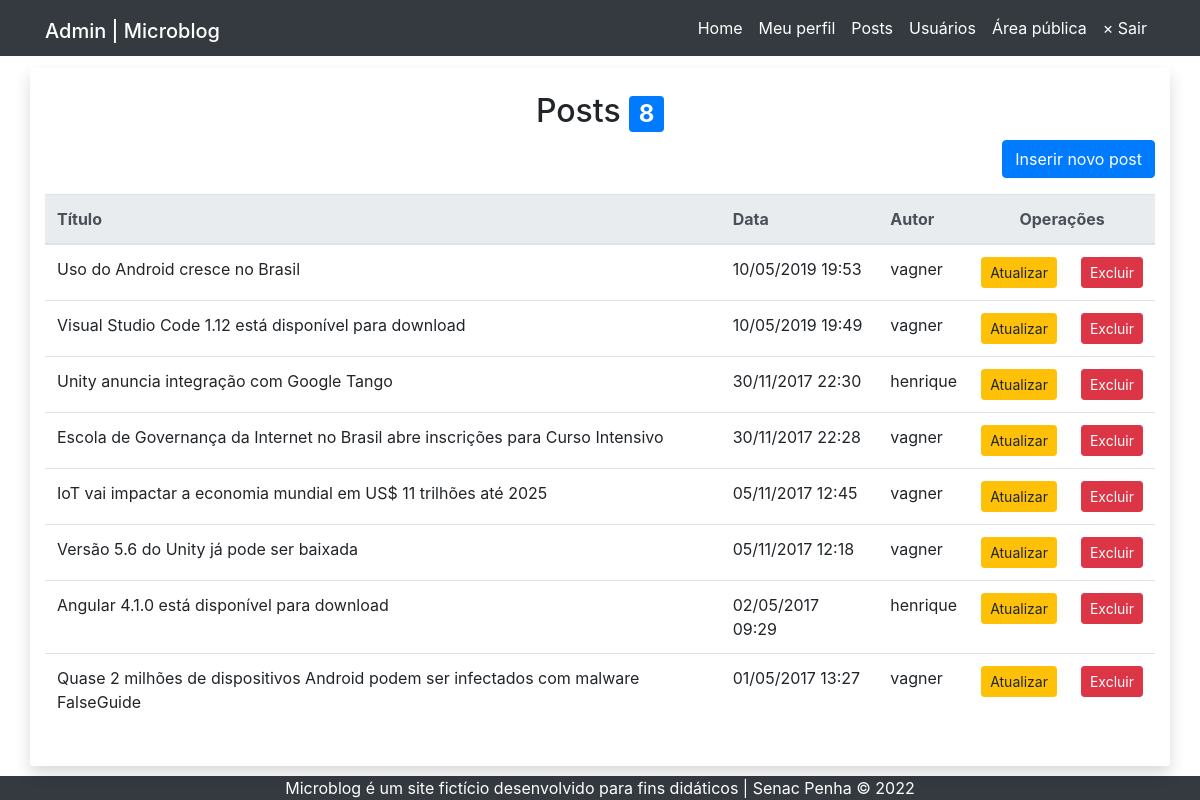
Screenshot of /admin/posts.php (signed in) with the database file from the repository.
### tables this page shows
CREATE TABLE `posts` (
  `id` smallint(6) NOT NULL,
  `data` datetime NOT NULL DEFAULT current_timestamp(),
  `titulo` varchar(100) NOT NULL,
  `texto` text NOT NULL,
  `resumo` text NOT NULL,
  `imagem` varchar(40) NOT NULL,
  `usuario_id` smallint(6) NOT NULL
);

CREATE TABLE `usuarios` (
  `id` smallint(6) NOT NULL,
  `nome` varchar(45) NOT NULL,
  `email` varchar(40) NOT NULL,
  `senha` varchar(255) NOT NULL,
  `tipo` enum('admin','editor') NOT NULL
);

### inc/funcoes-posts.php (called while the page is built, shortened)
<?php
function lerPosts(mysqli $conexao, int $idUsuarioLogado, string $tipoUsuarioLogado):array {
    if($tipoUsuarioLogado == 'admin') {
        $sql = "SELECT posts.id, posts.titulo, posts.data, usuarios.nome AS autor FROM posts INNER JOIN usuarios ON posts.usuario_id = usuarios.id ORDER BY data DESC";
    } else {
        $sql = "SELECT id, titulo, data FROM posts WHERE usuario_id = $idUsuarioLogado ORDER BY data DESC";
    }
    $resultado = mysqli_query($conexao,$sql) or die(mysqli_error($conexao));
    $posts = [];
    while($post = mysqli_fetch_assoc($resultado)){
        array_push($posts, $post);
    }
    return $posts;
}
function formataData(string $data):string {
    return date("d/m/Y H:i", strtotime($data));
}

### admin/posts.php (the view)
<?php
require "../inc/funcoes-posts.php";
require "../inc/cabecalho-admin.php";
$idUsuarioLogado = $_SESSION['id'];
$tipoUsuarioLogado = $_SESSION['tipo'];
$posts = lerPosts($conexao, $idUsuarioLogado, $tipoUsuarioLogado);
$quantidade = count($posts);
?>
<div class="row">
  <article class="col-12 bg-white rounded shadow my-1 py-4">
    <h2 class="text-center">Posts <span class="badge badge-primary"> <?=$quantidade?> </span></h2>
    <p class="lead text-right">
      <a class="btn btn-primary" href="post-insere.php">Inserir novo post</a>
    </p>
    <div class="table-responsive">
      <table class="table table-hover">
        <thead class="thead-light">
          <tr>
            <th>Título</th>
            <th>Data</th>
              <?php if($tipoUsuarioLogado == 'admin') { ?>
              <th>Autor</th>
              <?php } ?>
            <th colspan="2" class="text-center">Operações</th>
          </tr>
        </thead>
        <tbody>
<?php foreach ( $posts as $post ) { ?>
          <tr>
            <td> <?=$post['titulo']?> </td>
            <td> <?=formataData($post['data'])?> </td>
                <?php if($tipoUsuarioLogado == 'admin') { ?>
                <td> <?=$post['autor']?> </td>
                <?php } ?>
            <td class="text-center">
              <a class="btn btn-warning btn-sm"
              href="post-atualiza.php?id=<?=$post['id']?> ">
                  Atualizar
              </a>
            </td>
            <td class="text-center">
              <a class="btn btn-danger btn-sm excluir"
              href="post-exclui.php?id=<?=$post['id']?> ">
                  Excluir
              </a>
            </td>
          </tr>
<?php } ?>
        </tbody>
      </table>
    </div>
  </article>
</div>
<?php require "../inc/rodape-admin.php"; ?>

### css/style.css (style rules this page uses)
body { display: flex; min-height: 100vh; flex-direction: column; background-image: url(../imagens/textura.png); background-attachment: fixed; }

### rows the page displays
posts: titulo "Uso do Android cresce no Brasil", data "10/05/2019 19:53", usuario.nome "vagner"
posts: titulo "Visual Studio Code 1.12 está disponível para download", data "10/05/2019 19:49", usuario.nome "vagner"
posts: titulo "Unity anuncia integração com Google Tango", data "30/11/2017 22:30", usuario.nome "henrique"
posts: titulo "Escola de Governança da Internet no Brasil abre inscrições para Curso Intensivo", data "30/11/2017 22:28", usuario.nome "vagner"
posts: titulo "IoT vai impactar a economia mundial em US$ 11 trilhões até 2025", data "05/11/2017 12:45", usuario.nome "vagner"
posts: titulo "Versão 5.6 do Unity já pode ser baixada", data "05/11/2017 12:18", usuario.nome "vagner"
posts: titulo "Angular 4.1.0 está disponível para download", data "02/05/2017 09:29", usuario.nome "henrique"
posts: titulo "Quase 2 milhões de dispositivos Android podem ser infectados com malware FalseGuide", data "01/05/2017 13:27", usuario.nome "vagner"

### other values shown
$quantidade "8"
